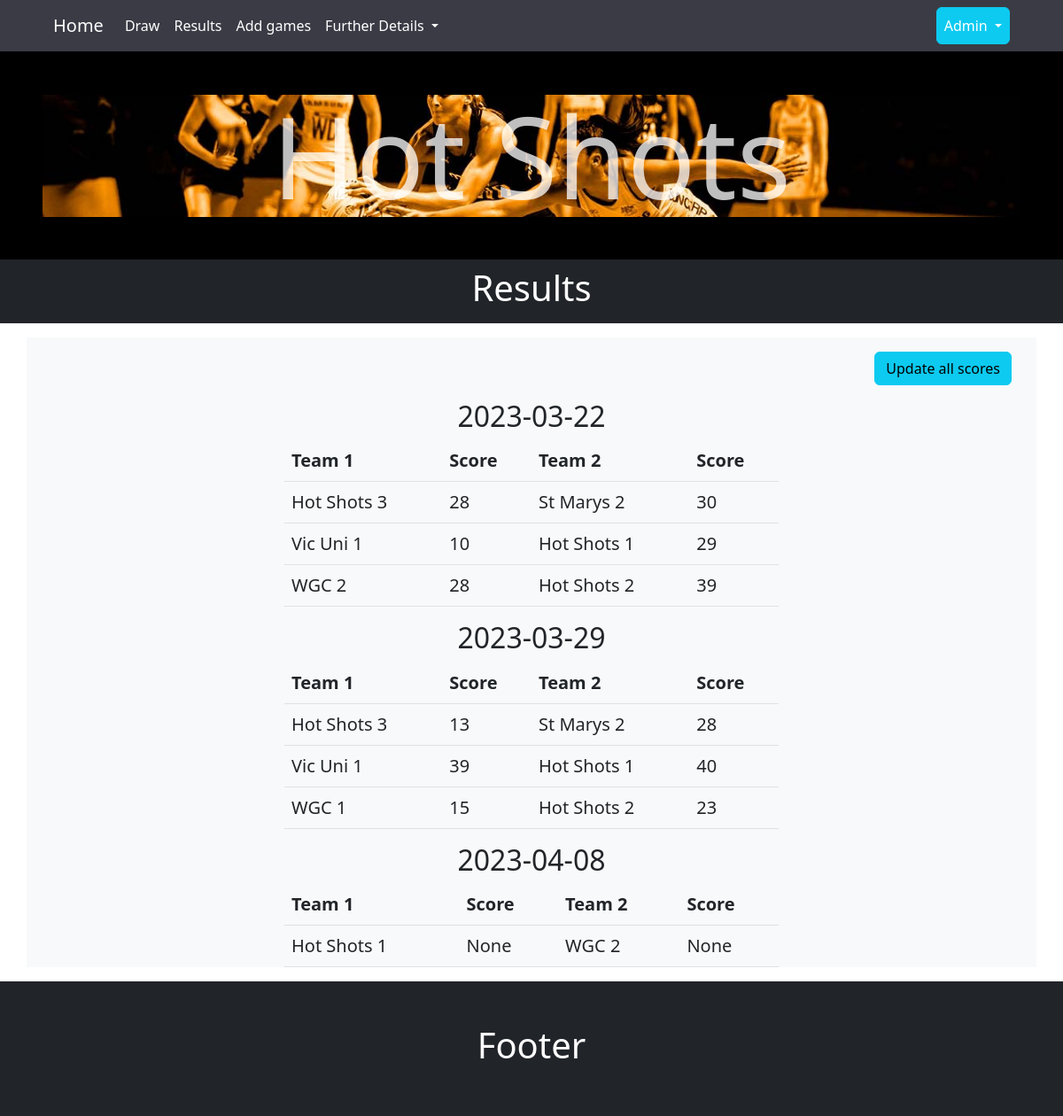
The app's page /results, older data.
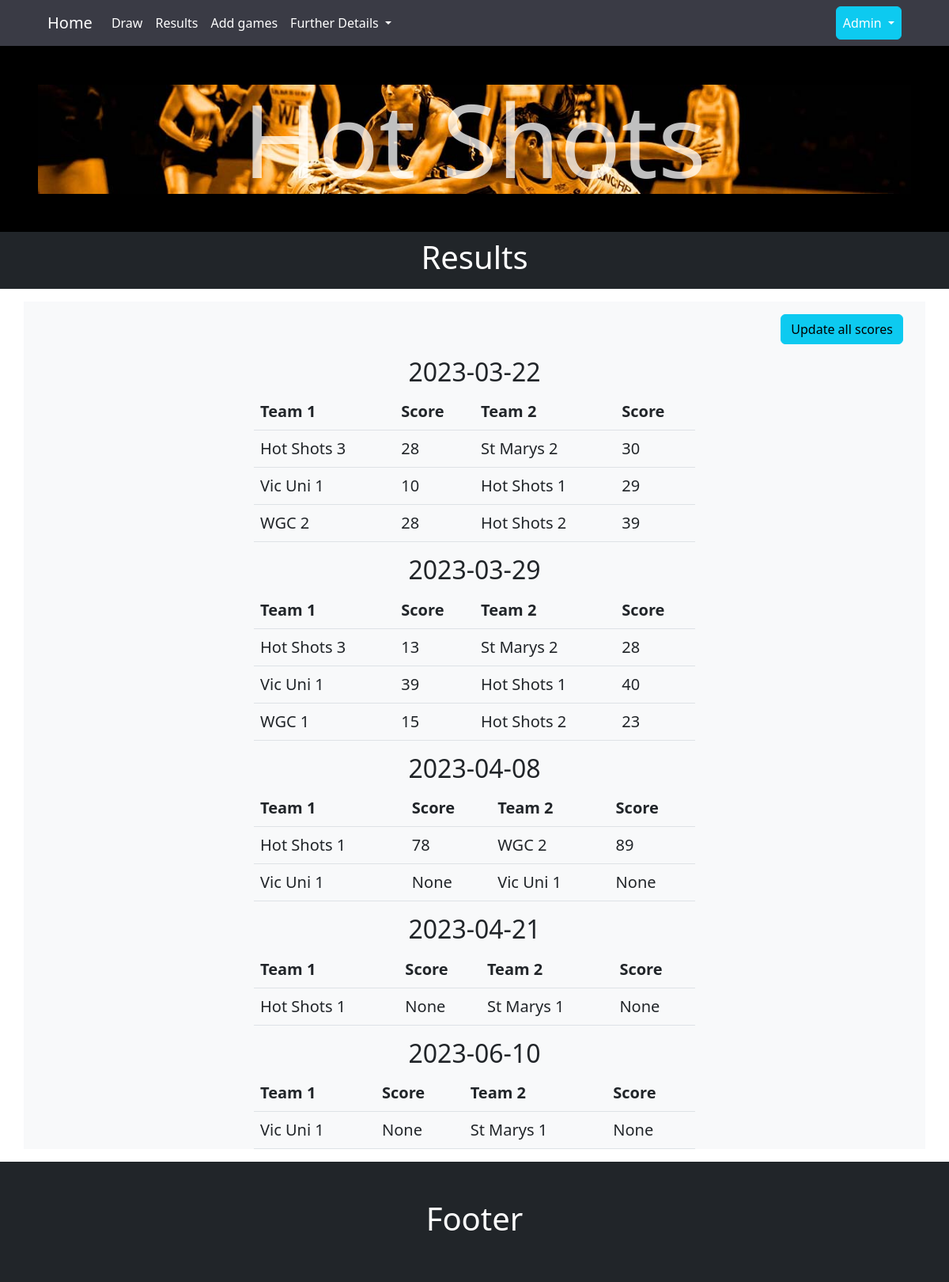
The same page, newer data.
### tables this page shows
CREATE TABLE draw
(
    draw_id   integer primary key autoincrement,
    draw_date date    not null,
    team_1    integer not null,
    score_1   integer,
    team_2    integer not null,
    score_2   integer,
    foreign key (team_1) references team (team_id),
    foreign key (team_2) references team (team_id),
    unique(draw_date,team_1,team_2)
);

CREATE TABLE team(
    team_id integer primary key autoincrement ,
    team_name text not null unique
);

### server.py (the view)
@app.route('/results')
def results():
    sql = """ select d.draw_id as "game_id",
    strftime('%Y-%m-%d ', d.draw_date) as "Date",
    d.score_1 as "score_1",
    d.score_2 as "score_2",
    b.team_name as "team_1",
    c.team_name as "team_2"
    from draw d
    join team b on  d.team_1 = b.team_id
    join team c on  d.team_2 = c.team_id """
    scores = run_search_query_tuples(sql,(),db_path, True)
    return render_template("results.html", scores=scores)

### db_functions.py (called while the page is built)
def run_search_query_tuples(sql_query,values_tuple, file_path, rowfactory=False):
    result = None
    try:
        db = sqlite3.connect(file_path)
        if rowfactory:
            db.row_factory = sqlite3.Row
        cursor = db.cursor()
        cursor.execute(sql_query,values_tuple)
        result = cursor.fetchall()
        cursor.close()
    except sqlite3.Error as error:
        print("Error running search query tuples: {}".format(error))
        return None
    db.close()
    if result is None:
        print("No search values were found")
    return result

### templates/results.html (shortened to what this page needs)
{% extends "layout.html" %}
{% block heading %} Results {% endblock %}
{% block content %}
<div class="container bg-light my-3">
<div class="text-end p-3">
<a class="btn btn-info" href="{{ url_for('allscores') }}" role="button">Update all scores </a>
</div>
{% set ns=namespace(drawdate = "") %}
{% for row in scores %}
    {% if loop.index0 == 0 %}
        {% set ns.drawdate=row['Date'] %}
        <h2 class="text-center">{{ns.drawdate}}</h2>
        <table class="table w-50 mx-auto">
        <thead>
        <tr><th>Team 1</th><th>Score</th><th>Team 2</th><th>Score</th></tr>
        </thead>
    {% endif %}
    {% if ns.drawdate != row['Date'] %}
        {% set ns.drawdate=row['Date'] %}
        </table>
        <h2 class="text-center">{{ns.drawdate}}</h2>
        <table class="table w-50 mx-auto">
        <thead>
        <tr><th>Team 1</th><th>Score</th><th>Team 2</th><th>Score</th></tr>
        </thead>
    {% endif %}
    <tr><td>{{ row['team_1'] }}</td><td> {{ row['score_1'] }}</td><td>{{ row['team_2'] }}</td> <td>{{ row['score_2'] }}</td></tr>
{% endfor %}
</table>
    </div>
{% endblock %}

### templates/layout.html (shortened to what this page needs)
<!DOCTYPE html>
<html lang="en">
<head>
<link href="https://cdn.jsdelivr.net/npm/bootstrap@5.2.3/dist/css/bootstrap.min.css" rel="stylesheet">
<link rel="stylesheet" type="text/css" href="{{ url_for('static', filename='styles/netball_styles.css') }}">
</head>
<body>
 <nav class="navbar navbar-expand-sm px-lg-5" >
  <div class="container-fluid">
    <a class="navbar-brand" href="{{ url_for('index') }}">Home</a>
    <div class="collapse navbar-collapse" id="mynavbar">
      <ul class="navbar-nav me-auto">
        <li class="nav-item">
          <a class="nav-link" href = "{{ url_for('draw') }}"> Draw</a>
        </li>
        <li class="nav-item">
          <a class="nav-link" href = "{{ url_for('results') }}"> Results</a>
        </li>
        <li class="nav-item">
          <a class="nav-link" href="{{ url_for('addgame') }}">Add games</a>
        </li>
       <li class="nav-item dropdown">
          <a class="nav-link dropdown-toggle" href="#" id="navbarDropdownMenuLink" role="button" data-bs-toggle="dropdown" aria-expanded="false">
            Further Details
          </a>
        </li>
      </ul>
      <div class="d-flex nav-item">
          <ul class="navbar-nav me-auto">
                <li class="nav-item dropdown">
          <a class="nav-link dropdown-toggle btn btn-info" href="#" id="navbarDropdownMenuEnd" role="button" data-bs-toggle="dropdown" aria-expanded="false">
            Admin
          </a>
        </li>
              </ul>
      </div>
    </div>
  </div>
</nav>
 {% set banner = 'banner_netball_1_slice.jpg' %}
 <div class="container-fluid bg-black m-0 p-5 position-relative">
    <img class="img-fluid mx-auto d-block"
         {% block banner %}src="{{ url_for('static',filename='images/'+banner) }}{% endblock %}"
         alt="Banner image">
<div class="text-center overlay">Hot Shots</div>
</div>
 <div class="container-fluid bg-dark text-center p-2 fs-1"> <h1>{% block heading %} Home {% endblock %}</h1></div>
{% block content %}
 {% endblock %}
<footer class="bg-dark p-5">
    <h1 class="text-center">Footer</h1>
</footer>
</body>
</html>

### static/styles/netball_styles.css (style rules this page uses)
:root { --main-bg-color: rgb(193, 206, 218); --main-bg-color-grad: rgb(200, 210, 228); --titles: rgb(237,46,46); --titles-trans: rgba(215, 101, 22, 0.5); --deepdark: rgb(58, 59, 69); --deepblue-trans: rgba(24, 30, 65, 0.7); }
body { font-size: 100%; }
h1 { color:white; }
.overlay { position:absolute; width:100%; top:50%; left:50%; color:rgba(255,255,255,0.75); font-size: 8em; transform: translate(-50%,-50%); }
.table { font-size: 1.25em; }
.navbar { background-color: var(--deepdark); border-bottom: 1px solid black; }
.navbar-brand { color:white; }
.nav-link { font-size: 1em; color:white; }

### templates/results.html (style rules this page uses)
.table { font-size: 1.25em; }

Row changes from the older to the newer data that the page shows:
changed draw (number 7 of 10 on the later page): score_1 "None" → "78"; score_2 "None" → "89"
added draw: team_1 "Vic Uni 1", score_1 "None", team_2 "Vic Uni 1", score_2 "None"
added draw: drawdate "2023-04-21", team_1 "Hot Shots 1", score_1 "None", team_2 "St Marys 1", score_2 "None"
added draw: drawdate "2023-06-10", team_1 "Vic Uni 1", score_1 "None", team_2 "St Marys 1", score_2 "None"
